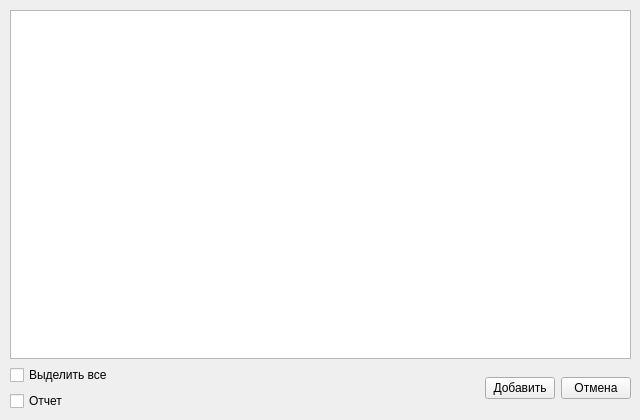
<?xml version="1.0" encoding="UTF-8"?>
<ui version="4.0">
 <class>SearchResultForm</class>
 <widget class="QWidget" name="SearchResultForm">
  <property name="windowModality">
   <enum>Qt::ApplicationModal</enum>
  </property>
  <property name="geometry">
   <rect>
    <x>0</x>
    <y>0</y>
    <width>640</width>
    <height>420</height>
   </rect>
  </property>
  <property name="minimumSize">
   <size>
    <width>640</width>
    <height>420</height>
   </size>
  </property>
  <property name="maximumSize">
   <size>
    <width>640</width>
    <height>420</height>
   </size>
  </property>
  <property name="windowTitle">
   <string>Результаты поиска</string>
  </property>
  <widget class="QWidget" name="">
   <property name="geometry">
    <rect>
     <x>10</x>
     <y>10</y>
     <width>621</width>
     <height>401</height>
    </rect>
   </property>
   <layout class="QGridLayout" name="gridLayout">
    <item row="0" column="0">
     <widget class="QTableView" name="table">
      <property name="minimumSize">
       <size>
        <width>0</width>
        <height>0</height>
       </size>
      </property>
     </widget>
    </item>
    <item row="1" column="0">
     <layout class="QHBoxLayout" name="horizontalLayout">
      <item>
       <layout class="QVBoxLayout" name="verticalLayout">
        <item>
         <widget class="QCheckBox" name="checkAll">
          <property name="maximumSize">
           <size>
            <width>100</width>
            <height>16777215</height>
           </size>
          </property>
          <property name="text">
           <string>Выделить все</string>
          </property>
         </widget>
        </item>
        <item>
         <widget class="QCheckBox" name="report">
          <property name="maximumSize">
           <size>
            <width>100</width>
            <height>16777215</height>
           </size>
          </property>
          <property name="text">
           <string>Отчет</string>
          </property>
         </widget>
        </item>
       </layout>
      </item>
      <item>
       <spacer name="horizontalSpacer">
        <property name="orientation">
         <enum>Qt::Horizontal</enum>
        </property>
        <property name="sizeHint" stdset="0">
         <size>
          <width>40</width>
          <height>20</height>
         </size>
        </property>
       </spacer>
      </item>
      <item>
       <widget class="QPushButton" name="add">
        <property name="maximumSize">
         <size>
          <width>70</width>
          <height>16777215</height>
         </size>
        </property>
        <property name="text">
         <string>Добавить</string>
        </property>
       </widget>
      </item>
      <item>
       <widget class="QPushButton" name="cancel">
        <property name="maximumSize">
         <size>
          <width>70</width>
          <height>16777215</height>
         </size>
        </property>
        <property name="text">
         <string>Отмена</string>
        </property>
       </widget>
      </item>
     </layout>
    </item>
   </layout>
  </widget>
 </widget>
 <resources/>
 <connections/>
</ui>
